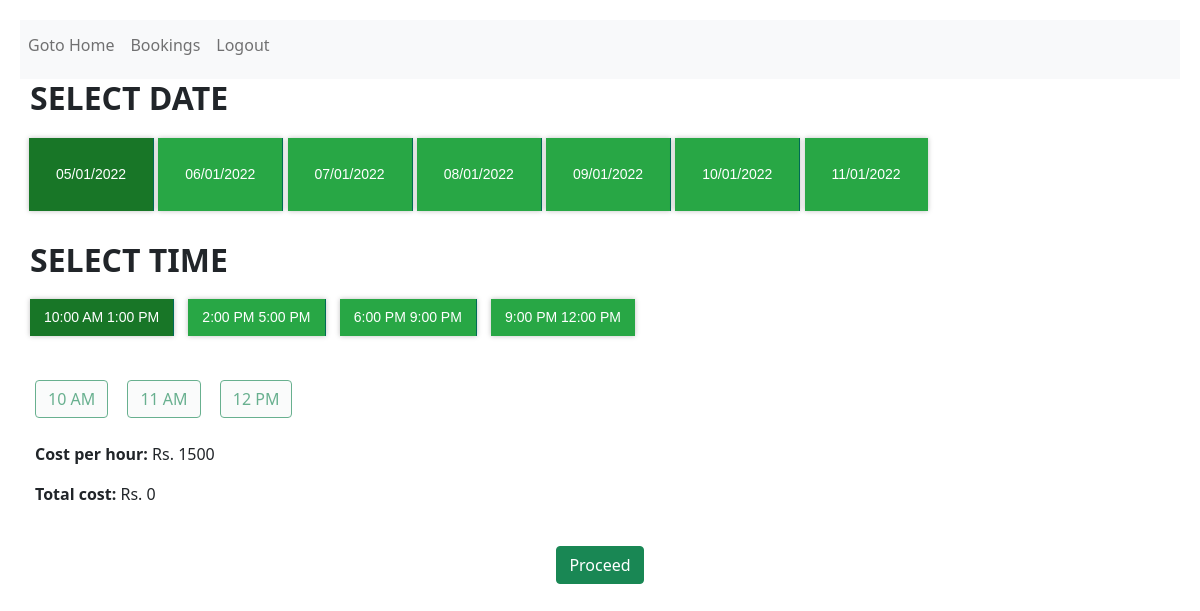
/book?sport=Cricket (signed in), run on an earlier commit of the app's database.
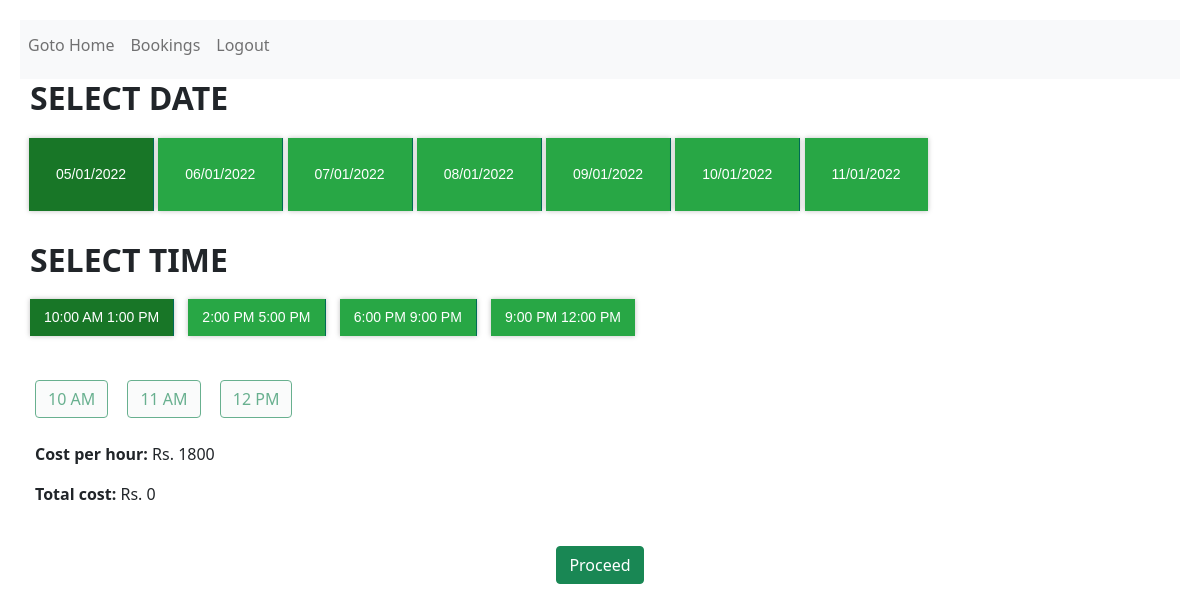
And on a later commit of the database.
### tables this page shows
CREATE TABLE sports(
    id INTEGER PRIMARY KEY,
    name TEXT UNIQUE,
    cost INTEGER,
    status TEXT,
    remarks TEXT
);

### app.py (the view)
@app.route('/book', methods=('GET', 'POST'))
def book():
    form = BookingForm()
    sport = request.args.get('sport')
    print(sport)
    dates = [] # To store next 7 days
    availability = {}   # availability = {"31/12/21": [11,12,21], "01/01/22": [2,3,18,19]}
    today = date.today()
    conn = get_db_connection()
    for i in range(7):
        dt = today+datetime.timedelta(days=i)
        datestr = str(dt.strftime("%d/%m/%Y"))
        dates.append([datestr, dt.strftime("%A") if i>0 else "Today"])
        cur_date_bookings = conn.execute('SELECT code FROM booking WHERE sportsid = (SELECT id from sports WHERE name = ?) and date = ?', (sport, datestr)).fetchall()
        cur_date_bookings_maintenance = conn.execute('SELECT code FROM maintenance WHERE sportsid = (SELECT id from sports WHERE name = ?) and date = ?', (sport, datestr)).fetchall()
        booking_list = []
        for booking in cur_date_bookings:
            booking_list.extend([j.strip() for j in booking['code'].split(',')])
        for booking in cur_date_bookings_maintenance:
            booking_list.extend([j.strip() for j in booking['code'].split(',')])
        availability[datestr] = booking_list
    sp = sport
    sportsdata = conn.execute('SELECT * FROM sports WHERE name = ?',(sp,)).fetchone()
    session['sport_id']=sportsdata['id']
    chr = str(datetime.datetime.now(timezone('Asia/Kolkata')).hour)
    cur_dt = today.strftime("%d/%m/%Y")
    conn.close()
    return render_template('book.html', cur_dt=cur_dt, chr=chr, sport=sport, dates=dates, availability=availability, sportsdata=sportsdata, form=form)

### app.py (called while the page is built)
def get_db_connection():
    conn = sqlite3.connect(os.path.join(BASE_DIR, 'database.db'))
    conn.row_factory = sqlite3.Row
    return conn

### templates/book.html (shortened to what this page needs)
<!DOCTYPE html>
<html lang="en">
<head>
    <link rel="stylesheet" href="https://cdn.jsdelivr.net/npm/bootstrap@5.1.3/dist/css/bootstrap.min.css" rel="stylesheet">
</head>
<body>
<nav class="navbar navbar-expand-md navbar-light bg-light">
	<div class="collapse navbar-collapse" id="navbarNav">
		<ul class="navbar-nav">
			<div class="collapse navbar-collapse" id="navbarNav">
				<ul class="navbar-nav">
				<li class="nav-item">
					<a class="nav-link" href="{{url_for('userhome')}}"><h6>Goto Home</h6></a>
				</li>
                    <li class="nav-item">
					<a class="nav-link" href="{{url_for('userbookinghistory')}}"><h6>Bookings</h6></a>
				</li>
				<li class="nav-item">
					<a class="nav-link" href="{{url_for('logout')}}"><h6>Logout</h6></a>
				</li>
				</ul>
			</div>
		</ul>
	</div>
</nav>
<form method="post" action="{{ url_for('confirmbooking') }}" onsubmit="return verifyvalid()">
<h2 style="margin-left: 10px;"><b>SELECT DATE</b></h2>
    <div class="radio date-options-container">
        <label class="radio__label date-option" for="date1">{{dates[0][0]}}</label>
        <label class="radio__label date-option" for="date2">{{dates[1][0]}}</label>
        <label class="radio__label date-option" for="date3">{{dates[2][0]}}</label>
        <label class="radio__label date-option" for="date4">{{dates[3][0]}}</label>
        <label class="radio__label date-option" for="date5">{{dates[4][0]}}</label>
        <label class="radio__label date-option" for="date6">{{dates[5][0]}}</label>
        <label class="radio__label date-option" for="date7">{{dates[6][0]}}</label>
    </div>
<h2 style="margin-left: 10px;    margin-bottom: 20px;"><b>SELECT TIME</b></h2>
    <div class="radio timeslots">
        <label class="radio__label timelabel" for="radio1">10:00 AM 1:00 PM</label>
        <label class="radio__label timelabel" for="radio2">2:00 PM 5:00 PM</label>
        <label class="radio__label timelabel" for="radio3">6:00 PM 9:00 PM</label>
        <label class="radio__label timelabel" for="radio4">9:00 PM 12:00 PM</label>
    </div>
    <br>
        <div class="hourly-slot" id="timeslot1">
              <label class="btn btn-success btn-light time-checkbox btn-outline-success" for="10">10 AM</label>
              <label class="btn btn-success btn-light time-checkbox btn-outline-success" for="11">11 AM</label>
              <label class="btn btn-success btn-light time-checkbox btn-outline-success" for="12">12 PM</label>
        </div>
<br>
<p style="margin-left: 15px;"><b>Cost per hour: </b>Rs. <span id="hourly-cost">{{sportsdata['cost']}}</span></p>
<p style="margin-left: 15px;"><b>Total cost: </b>Rs. <span id="total-cost">0</span></p>
<br>
<div style="display: flex; justify-content: center;">
<button type="submit" class="btn btn-success">Proceed</button>
</div>
    </form>
</body>
</html>

What changed in the data, as far as the page shows it:
changed sports: cost "1500" → "1800"
